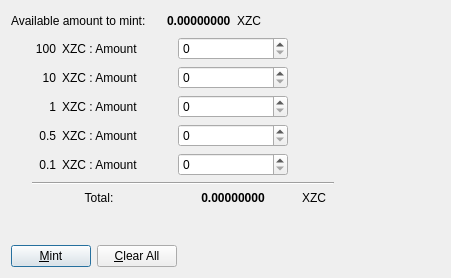
<?xml version="1.0" encoding="UTF-8"?>
<ui version="4.0">
 <class>ManualMintDialog</class>
 <widget class="QDialog" name="ManualMintDialog">
  <property name="geometry">
   <rect>
    <x>0</x>
    <y>0</y>
    <width>451</width>
    <height>278</height>
   </rect>
  </property>
  <property name="windowTitle">
   <string>Coin Selection</string>
  </property>
  <layout class="QVBoxLayout" name="verticalLayout">
   <item>
    <layout class="QVBoxLayout" name="verticalLayout_2">
     <item>
      <layout class="QHBoxLayout" name="horizontalLayout">
       <item>
        <widget class="QLabel" name="label">
         <property name="minimumSize">
          <size>
           <width>150</width>
           <height>0</height>
          </size>
         </property>
         <property name="text">
          <string>Available amount to mint:</string>
         </property>
        </widget>
       </item>
       <item>
        <widget class="QLabel" name="availableAmount">
         <property name="font">
          <font>
           <weight>75</weight>
           <bold>true</bold>
          </font>
         </property>
         <property name="text">
          <string>0.00000000</string>
         </property>
        </widget>
       </item>
       <item>
        <widget class="QLabel" name="label_3">
         <property name="text">
          <string>XZC</string>
         </property>
        </widget>
       </item>
       <item>
        <spacer name="horizontalSpacer">
         <property name="orientation">
          <enum>Qt::Horizontal</enum>
         </property>
         <property name="sizeHint" stdset="0">
          <size>
           <width>40</width>
           <height>20</height>
          </size>
         </property>
        </spacer>
       </item>
      </layout>
     </item>
     <item>
      <layout class="QHBoxLayout" name="horizontalLayout_5">
       <item>
        <spacer name="horizontalSpacer_3">
         <property name="orientation">
          <enum>Qt::Horizontal</enum>
         </property>
         <property name="sizeType">
          <enum>QSizePolicy::Fixed</enum>
         </property>
         <property name="sizeHint" stdset="0">
          <size>
           <width>15</width>
           <height>20</height>
          </size>
         </property>
        </spacer>
       </item>
       <item>
        <layout class="QGridLayout" name="gridLayout">
         <item row="4" column="1">
          <widget class="QLabel" name="label_13">
           <property name="text">
            <string>XZC : Amount</string>
           </property>
           <property name="margin">
            <number>0</number>
           </property>
          </widget>
         </item>
         <item row="6" column="0" colspan="2">
          <layout class="QFormLayout" name="formLayout_3">
           <property name="labelAlignment">
            <set>Qt::AlignCenter</set>
           </property>
           <property name="formAlignment">
            <set>Qt::AlignHCenter|Qt::AlignTop</set>
           </property>
           <item row="0" column="0" colspan="2">
            <widget class="QLabel" name="label_14">
             <property name="text">
              <string>Total:</string>
             </property>
             <property name="alignment">
              <set>Qt::AlignCenter</set>
             </property>
            </widget>
           </item>
          </layout>
         </item>
         <item row="4" column="2">
          <widget class="QSpinBox" name="coinAmount01"/>
         </item>
         <item row="3" column="1">
          <widget class="QLabel" name="label_12">
           <property name="text">
            <string>XZC : Amount</string>
           </property>
           <property name="margin">
            <number>0</number>
           </property>
          </widget>
         </item>
         <item row="1" column="0">
          <widget class="QLabel" name="label_7">
           <property name="text">
            <string>10</string>
           </property>
           <property name="alignment">
            <set>Qt::AlignRight|Qt::AlignTrailing|Qt::AlignVCenter</set>
           </property>
           <property name="margin">
            <number>0</number>
           </property>
          </widget>
         </item>
         <item row="2" column="2">
          <widget class="QSpinBox" name="coinAmount1"/>
         </item>
         <item row="2" column="1">
          <widget class="QLabel" name="label_11">
           <property name="text">
            <string>XZC : Amount</string>
           </property>
           <property name="margin">
            <number>0</number>
           </property>
          </widget>
         </item>
         <item row="2" column="0">
          <widget class="QLabel" name="label_6">
           <property name="text">
            <string>1</string>
           </property>
           <property name="alignment">
            <set>Qt::AlignRight|Qt::AlignTrailing|Qt::AlignVCenter</set>
           </property>
           <property name="margin">
            <number>0</number>
           </property>
          </widget>
         </item>
         <item row="1" column="1">
          <widget class="QLabel" name="label_10">
           <property name="text">
            <string>XZC : Amount</string>
           </property>
           <property name="margin">
            <number>0</number>
           </property>
          </widget>
         </item>
         <item row="4" column="0">
          <widget class="QLabel" name="label_5">
           <property name="text">
            <string>0.1</string>
           </property>
           <property name="alignment">
            <set>Qt::AlignRight|Qt::AlignTrailing|Qt::AlignVCenter</set>
           </property>
           <property name="margin">
            <number>0</number>
           </property>
          </widget>
         </item>
         <item row="0" column="2">
          <widget class="QSpinBox" name="coinAmount100"/>
         </item>
         <item row="1" column="2">
          <widget class="QSpinBox" name="coinAmount10"/>
         </item>
         <item row="5" column="0" colspan="4">
          <layout class="QFormLayout" name="formLayout">
           <item row="0" column="1">
            <widget class="Line" name="line">
             <property name="orientation">
              <enum>Qt::Horizontal</enum>
             </property>
            </widget>
           </item>
          </layout>
         </item>
         <item row="6" column="3">
          <widget class="QLabel" name="label_15">
           <property name="minimumSize">
            <size>
             <width>40</width>
             <height>0</height>
            </size>
           </property>
           <property name="text">
            <string>XZC</string>
           </property>
           <property name="alignment">
            <set>Qt::AlignCenter</set>
           </property>
          </widget>
         </item>
         <item row="0" column="1">
          <widget class="QLabel" name="label_9">
           <property name="minimumSize">
            <size>
             <width>110</width>
             <height>0</height>
            </size>
           </property>
           <property name="text">
            <string>XZC : Amount</string>
           </property>
           <property name="margin">
            <number>0</number>
           </property>
          </widget>
         </item>
         <item row="3" column="0">
          <widget class="QLabel" name="label_8">
           <property name="text">
            <string>0.5</string>
           </property>
           <property name="alignment">
            <set>Qt::AlignRight|Qt::AlignTrailing|Qt::AlignVCenter</set>
           </property>
           <property name="margin">
            <number>0</number>
           </property>
          </widget>
         </item>
         <item row="3" column="2">
          <widget class="QSpinBox" name="coinAmount05"/>
         </item>
         <item row="6" column="2">
          <widget class="QLabel" name="totalAmount">
           <property name="minimumSize">
            <size>
             <width>110</width>
             <height>0</height>
            </size>
           </property>
           <property name="font">
            <font>
             <weight>75</weight>
             <bold>true</bold>
            </font>
           </property>
           <property name="layoutDirection">
            <enum>Qt::LeftToRight</enum>
           </property>
           <property name="text">
            <string>0.00000000</string>
           </property>
           <property name="alignment">
            <set>Qt::AlignCenter</set>
           </property>
          </widget>
         </item>
         <item row="0" column="0">
          <widget class="QLabel" name="label_4">
           <property name="minimumSize">
            <size>
             <width>30</width>
             <height>0</height>
            </size>
           </property>
           <property name="text">
            <string>100</string>
           </property>
           <property name="alignment">
            <set>Qt::AlignRight|Qt::AlignTrailing|Qt::AlignVCenter</set>
           </property>
           <property name="margin">
            <number>0</number>
           </property>
          </widget>
         </item>
        </layout>
       </item>
       <item>
        <spacer name="horizontalSpacer_4">
         <property name="orientation">
          <enum>Qt::Horizontal</enum>
         </property>
         <property name="sizeHint" stdset="0">
          <size>
           <width>40</width>
           <height>20</height>
          </size>
         </property>
        </spacer>
       </item>
      </layout>
     </item>
     <item>
      <spacer name="verticalSpacer">
       <property name="orientation">
        <enum>Qt::Vertical</enum>
       </property>
       <property name="sizeHint" stdset="0">
        <size>
         <width>20</width>
         <height>40</height>
        </size>
       </property>
      </spacer>
     </item>
     <item>
      <layout class="QHBoxLayout" name="horizontalLayout_2">
       <item>
        <widget class="QPushButton" name="mintButton">
         <property name="text">
          <string>&amp;Mint</string>
         </property>
         <property name="icon">
          <iconset>
           <normaloff>../res/icons/add.png</normaloff>../res/icons/add.png</iconset>
         </property>
        </widget>
       </item>
       <item>
        <widget class="QPushButton" name="clearAllButton">
         <property name="text">
          <string>&amp;Clear All</string>
         </property>
         <property name="icon">
          <iconset>
           <normaloff>../res/icons/quit.png</normaloff>../res/icons/quit.png</iconset>
         </property>
        </widget>
       </item>
       <item>
        <spacer name="horizontalSpacer_2">
         <property name="orientation">
          <enum>Qt::Horizontal</enum>
         </property>
         <property name="sizeHint" stdset="0">
          <size>
           <width>40</width>
           <height>20</height>
          </size>
         </property>
        </spacer>
       </item>
      </layout>
     </item>
    </layout>
   </item>
  </layout>
 </widget>
 <resources/>
 <connections/>
</ui>
